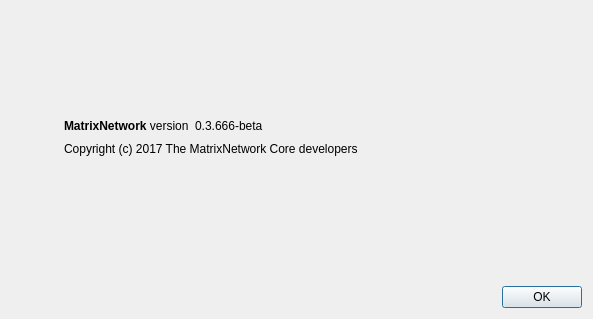
<?xml version="1.0" encoding="UTF-8"?>
<ui version="4.0">
 <class>AboutDialog</class>
 <widget class="QDialog" name="AboutDialog">
  <property name="geometry">
   <rect>
    <x>0</x>
    <y>0</y>
    <width>593</width>
    <height>319</height>
   </rect>
  </property>
  <property name="windowTitle">
   <string>About MatrixNetwork</string>
  </property>
  <layout class="QHBoxLayout" name="horizontalLayout_2">
   <item>
    <widget class="QLabel" name="label_4">
     <property name="sizePolicy">
      <sizepolicy hsizetype="Preferred" vsizetype="Ignored">
       <horstretch>0</horstretch>
       <verstretch>0</verstretch>
      </sizepolicy>
     </property>
     <property name="pixmap">
      <pixmap resource="../bitcoin.qrc">:/images/about</pixmap>
     </property>
    </widget>
   </item>
   <item>
    <layout class="QVBoxLayout" name="verticalLayout_2">
     <property name="leftMargin">
      <number>40</number>
     </property>
     <item>
      <spacer name="verticalSpacer_2">
       <property name="orientation">
        <enum>Qt::Vertical</enum>
       </property>
       <property name="sizeHint" stdset="0">
        <size>
         <width>20</width>
         <height>40</height>
        </size>
       </property>
      </spacer>
     </item>
     <item>
      <layout class="QHBoxLayout" name="horizontalLayout">
       <item>
        <widget class="QLabel" name="label">
         <property name="cursor">
          <cursorShape>IBeamCursor</cursorShape>
         </property>
         <property name="text">
          <string>&lt;b&gt;MatrixNetwork&lt;/b&gt; version</string>
         </property>
         <property name="textInteractionFlags">
          <set>Qt::LinksAccessibleByMouse|Qt::TextSelectableByKeyboard|Qt::TextSelectableByMouse</set>
         </property>
        </widget>
       </item>
       <item>
        <widget class="QLabel" name="versionLabel">
         <property name="cursor">
          <cursorShape>IBeamCursor</cursorShape>
         </property>
         <property name="text">
          <string notr="true">0.3.666-beta</string>
         </property>
         <property name="textInteractionFlags">
          <set>Qt::LinksAccessibleByMouse|Qt::TextSelectableByKeyboard|Qt::TextSelectableByMouse</set>
         </property>
        </widget>
       </item>
       <item>
        <spacer name="horizontalSpacer">
         <property name="orientation">
          <enum>Qt::Horizontal</enum>
         </property>
         <property name="sizeHint" stdset="0">
          <size>
           <width>40</width>
           <height>20</height>
          </size>
         </property>
        </spacer>
       </item>
      </layout>
     </item>
     <item>
      <widget class="QLabel" name="copyrightLabel">
       <property name="cursor">
        <cursorShape>IBeamCursor</cursorShape>
       </property>
       <property name="text">
        <string>Copyright (c) 2017 The MatrixNetwork Core developers</string>
       </property>
       <property name="textInteractionFlags">
        <set>Qt::LinksAccessibleByMouse|Qt::TextSelectableByKeyboard|Qt::TextSelectableByMouse</set>
       </property>
      </widget>
     </item>
     <item>
      <widget class="QLabel" name="label_2">
       <property name="cursor">
        <cursorShape>IBeamCursor</cursorShape>
       </property>
       <property name="text">
        <string/>
       </property>
       <property name="wordWrap">
        <bool>true</bool>
       </property>
       <property name="textInteractionFlags">
        <set>Qt::LinksAccessibleByMouse|Qt::TextSelectableByKeyboard|Qt::TextSelectableByMouse</set>
       </property>
      </widget>
     </item>
     <item>
      <spacer name="verticalSpacer">
       <property name="orientation">
        <enum>Qt::Vertical</enum>
       </property>
       <property name="sizeHint" stdset="0">
        <size>
         <width>20</width>
         <height>40</height>
        </size>
       </property>
      </spacer>
     </item>
     <item>
      <widget class="QDialogButtonBox" name="buttonBox">
       <property name="orientation">
        <enum>Qt::Horizontal</enum>
       </property>
       <property name="standardButtons">
        <set>QDialogButtonBox::Ok</set>
       </property>
      </widget>
     </item>
    </layout>
   </item>
  </layout>
 </widget>
 <resources>
  <include location="../bitcoin.qrc"/>
 </resources>
 <connections>
  <connection>
   <sender>buttonBox</sender>
   <signal>accepted()</signal>
   <receiver>AboutDialog</receiver>
   <slot>accept()</slot>
   <hints>
    <hint type="sourcelabel">
     <x>360</x>
     <y>308</y>
    </hint>
    <hint type="destinationlabel">
     <x>157</x>
     <y>274</y>
    </hint>
   </hints>
  </connection>
  <connection>
   <sender>buttonBox</sender>
   <signal>rejected()</signal>
   <receiver>AboutDialog</receiver>
   <slot>reject()</slot>
   <hints>
    <hint type="sourcelabel">
     <x>428</x>
     <y>308</y>
    </hint>
    <hint type="destinationlabel">
     <x>286</x>
     <y>274</y>
    </hint>
   </hints>
  </connection>
 </connections>
</ui>
